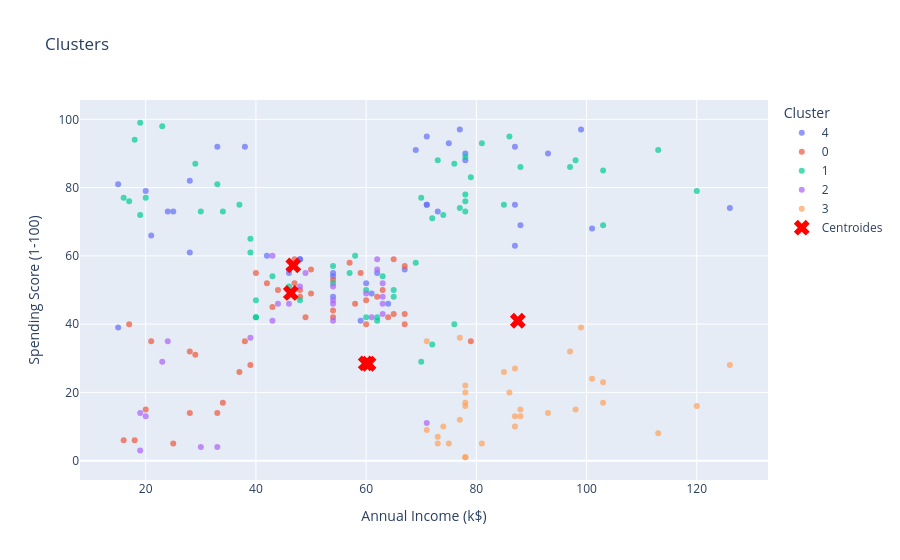

Notebook source saved alongside this figure:
### Code cell
# Plotar os pontos de dados coloridos
fig = px.scatter(clusters, x='Annual Income (k$)', y='Spending Score (1-100)', color='cluster',
                 color_continuous_scale='viridis', opacity=0.7,
                 title='Clusters',)

# Adicionar os centroides ao gráfico

# colunas_padronizar = ['bill_length_mm', 'bill_depth_mm', 'flipper_length_mm', 'body_mass_g']


fig.add_scatter(x=centroides_originais[:, 1], y=centroides_originais[:, 0],
                mode='markers', marker=dict(color='red', symbol='x', size=14),
                name='Centroides')

fig.update_layout(xaxis_title='Annual Income (k$)', yaxis_title='Spending Score (1-100)',
                  legend_title='Cluster')
fig.show()

### Figure 1 — Plotly figure (JSON) as saved in the notebook; plotly's stock layout.template omitted (floating-point values rounded to 4 significant figures)
{"data": [{"hovertemplate": "cluster=4<br>Annual Income (k$)=%{x}<br>Spending Score (1-100)=%{y}<extra></extra>", "legendgroup": "4", "marker": {"color": "#636efa", "opacity": 0.7, "symbol": "circle"}, "mode": "markers", "name": "4", "orientation": "v", "showlegend": true, "type": "scatter", "x": [15, 15, 20, 21, 24, 25, 28, 28, 33, 38, 42, 46, 48, 48, 54, 54, 54, 59, 60, 61, 62, 64, 67, 69, 71, 71, 71, 73, 75, 77, 78, 78, 87, 87, 87, 88, 93, 99, 101, 126], "xaxis": "x", "y": [39, 81, 79, 66, 73, 73, 82, 61, 92, 92, 60, 55, 59, 59, 54, 48, 55, 41, 52, 49, 55, 46, 56, 91, 95, 75, 75, 73, 93, 97, 90, 88, 63, 75, 92, 69, 90, 97, 68, 74], "yaxis": "y"}, {"hovertemplate": "cluster=0<br>Annual Income (k$)=%{x}<br>Spending Score (1-100)=%{y}<extra></extra>", "legendgroup": "0", "marker": {"color": "#EF553B", "opacity": 0.7, "symbol": "circle"}, "mode": "markers", "name": "0", "orientation": "v", "showlegend": true, "type": "scatter", "x": [16, 17, 18, 20, 21, 25, 28, 28, 29, 33, 34, 37, 38, 39, 40, 42, 43, 44, 47, 47, 48, 48, 49, 50, 50, 54, 54, 54, 57, 58, 59, 60, 60, 62, 63, 64, 65, 65, 67, 67, 67, 79], "xaxis": "x", "y": [6, 40, 6, 15, 35, 5, 14, 32, 31, 14, 17, 26, 35, 28, 55, 52, 45, 50, 52, 59, 50, 48, 42, 49, 56, 53, 42, 44, 58, 46, 55, 40, 47, 48, 50, 42, 43, 59, 43, 57, 40, 35], "yaxis": "y"}, {"hovertemplate": "cluster=1<br>Annual Income (k$)=%{x}<br>Spending Score (1-100)=%{y}<extra></extra>", "legendgroup": "1", "marker": {"color": "#00cc96", "opacity": 0.7, "symbol": "circle"}, "mode": "markers", "name": "1", "orientation": "v", "showlegend": true, "type": "scatter", "x": [16, 17, 18, 19, 19, 20, 23, 29, 30, 33, 34, 37, 39, 39, 40, 40, 40, 43, 46, 48, 54, 54, 57, 58, 60, 60, 62, 62, 63, 65, 65, 69, 70, 70, 72, 72, 73, 74, 76, 76, 77, 78, 78, 78, 78, 79, 81, 85, 86, 88, 97, 98, 103, 103, 113, 120], "xaxis": "x", "y": [77, 76, 94, 72, 99, 77, 98, 87, 73, 81, 73, 75, 61, 65, 47, 42, 42, 54, 51, 47, 52, 57, 55, 60, 42, 50, 41, 42, 54, 48, 50, 58, 29, 77, 34, 71, 88, 72, 40, 87, 74, 76, 89, 78, 73, 83, 93, 75, 95, 86, 86, 88, 85, 69, 91, 79], "yaxis": "y"}, {"hovertemplate": "cluster=2<br>Annual Income (k$)=%{x}<br>Spending Score (1-100)=%{y}<extra></extra>", "legendgroup": "2", "marker": {"color": "#ab63fa", "opacity": 0.7, "symbol": "circle"}, "mode": "markers", "name": "2", "orientation": "v", "showlegend": true, "type": "scatter", "x": [19, 19, 20, 23, 24, 30, 33, 39, 43, 43, 44, 46, 46, 48, 49, 54, 54, 54, 54, 60, 61, 62, 62, 63, 63, 63, 63, 71], "xaxis": "x", "y": [3, 14, 13, 29, 35, 4, 4, 36, 60, 41, 46, 46, 56, 51, 55, 47, 51, 41, 46, 49, 42, 59, 56, 46, 43, 48, 52, 11], "yaxis": "y"}, {"hovertemplate": "cluster=3<br>Annual Income (k$)=%{x}<br>Spending Score (1-100)=%{y}<extra></extra>", "legendgroup": "3", "marker": {"color": "#FFA15A", "opacity": 0.7, "symbol": "circle"}, "mode": "markers", "name": "3", "orientation": "v", "showlegend": true, "type": "scatter", "x": [71, 71, 73, 73, 74, 75, 77, 77, 78, 78, 78, 78, 78, 78, 81, 85, 86, 87, 87, 87, 88, 88, 93, 97, 98, 99, 101, 103, 103, 113, 120, 126], "xaxis": "x", "y": [35, 9, 5, 7, 10, 5, 12, 36, 22, 17, 20, 16, 1, 1, 5, 26, 20, 27, 13, 10, 13, 15, 14, 32, 15, 39, 24, 17, 23, 8, 16, 28], "yaxis": "y"}, {"marker": {"color": "red", "size": 14, "symbol": "x"}, "mode": "markers", "name": "Centroides", "type": "scatter", "x": [46.33, 60.43, 46.79, 87.53, 59.93], "y": [49.14, 28.39, 57.21, 41.0, 28.5]}], "layout": {"legend": {"title": {"text": "Cluster"}, "tracegroupgap": 0}, "title": {"text": "Clusters"}, "xaxis": {"anchor": "y", "domain": [0, 1], "title": {"text": "Annual Income (k$)"}}, "yaxis": {"anchor": "x", "domain": [0, 1], "title": {"text": "Spending Score (1-100)"}}}}
